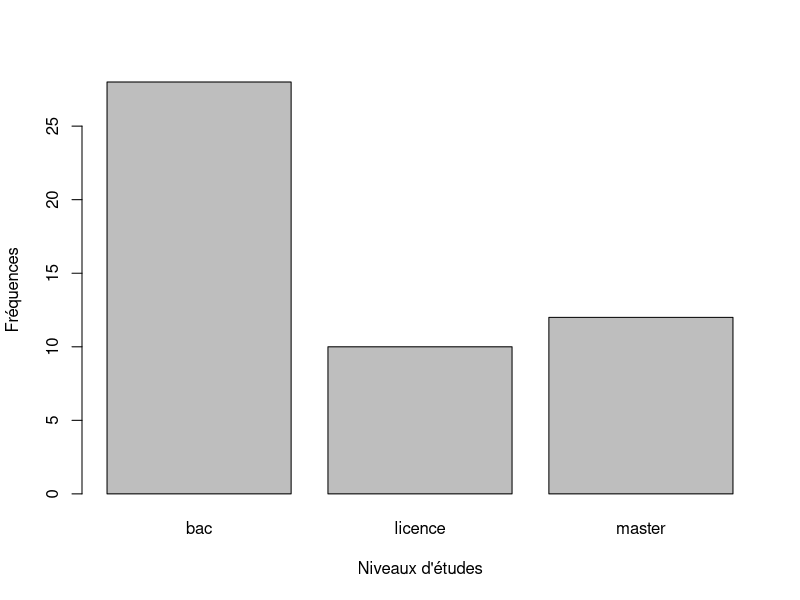
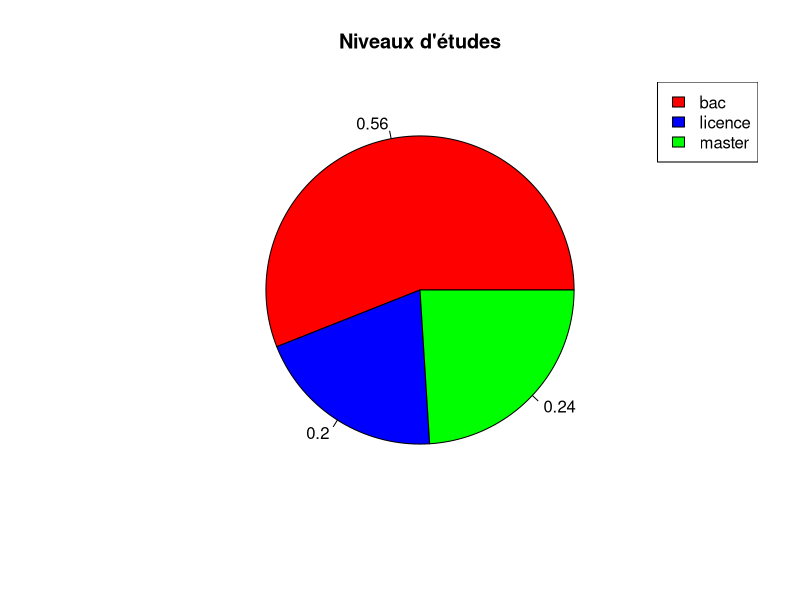
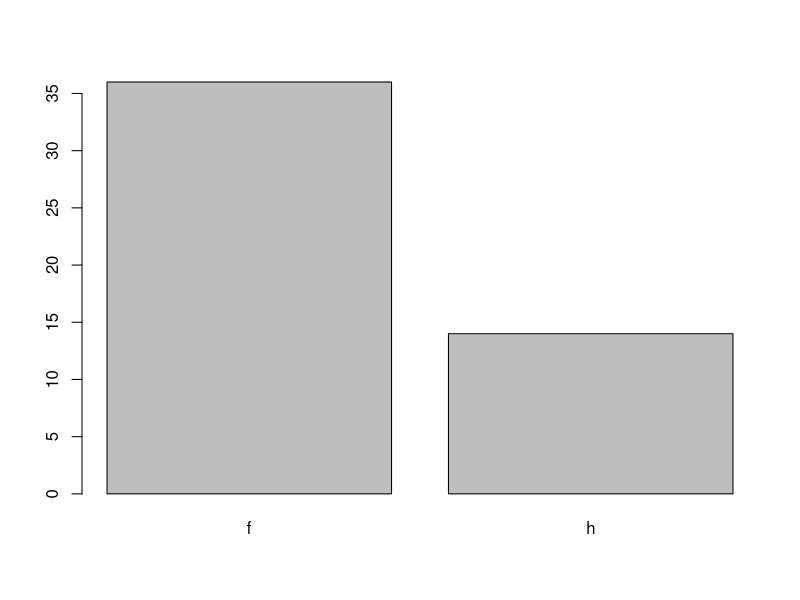
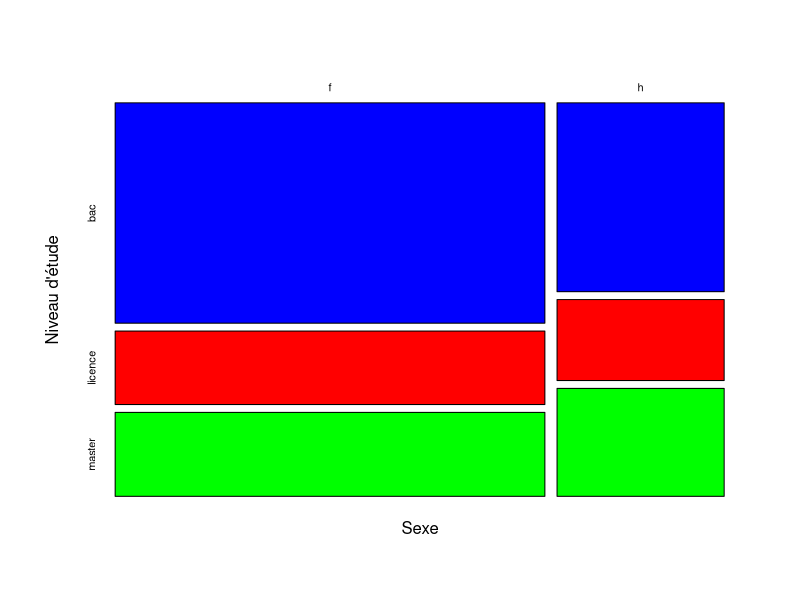
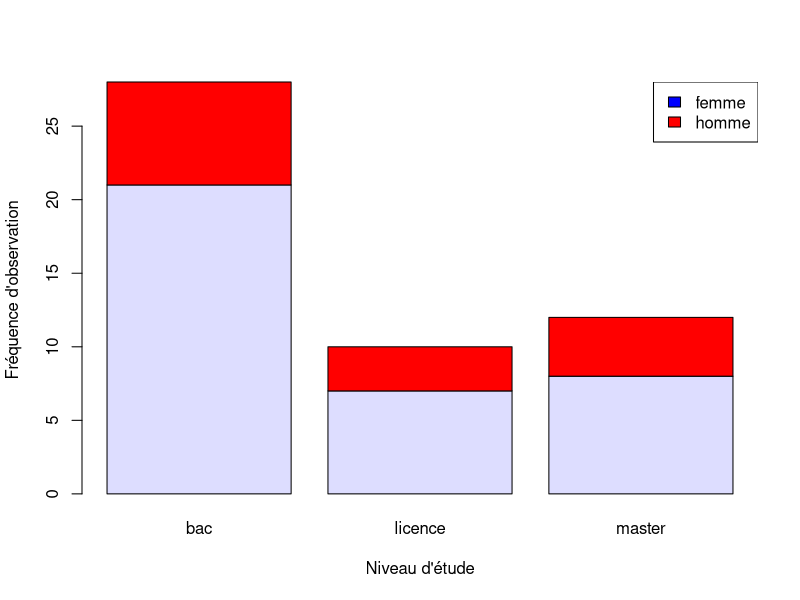
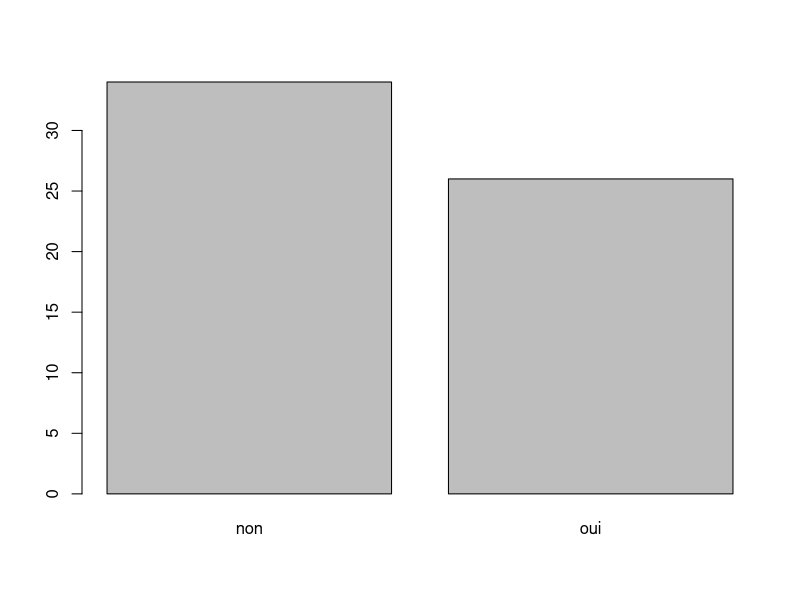
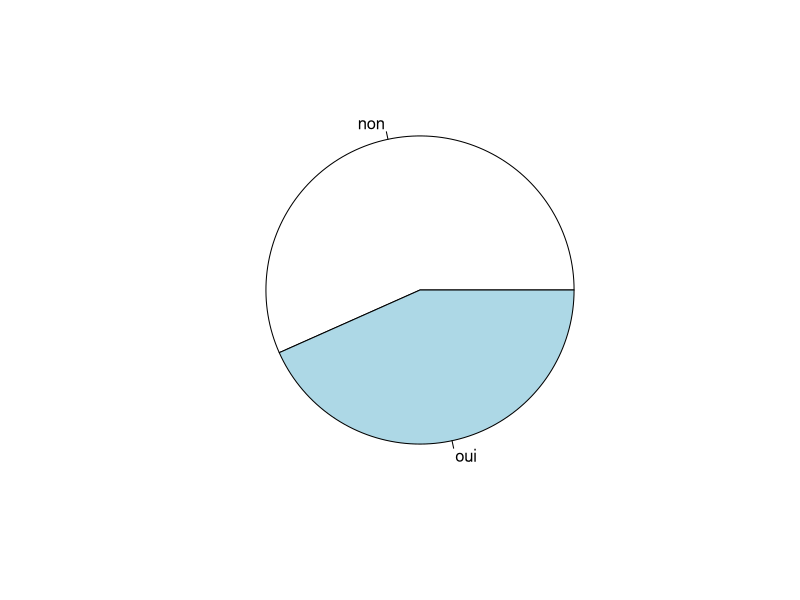
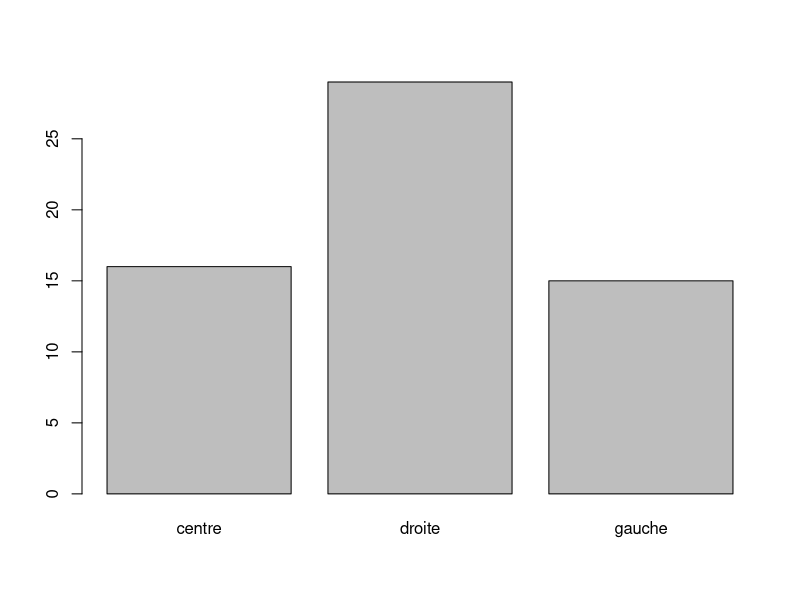

R code for these plots, in order:
## ---- chunk 1
knitr::opts_chunk$set(echo = TRUE, results = T)
rm(list = ls()) # efface tous les objets de l'environnement
## ---- chunk 2
# install.packages("prettyR")
library(prettyR)

DF <- readxl::read_xlsx("Xhi-deux.xlsx")
str(DF);head(DF);summary(DF)

# stat descriptive
EFFECTIF <- table(DF$etude)
addmargins(EFFECTIF) # effectifs bruts

EFFECTIF_PROP <- prop.table(EFFECTIF) 
addmargins(EFFECTIF_PROP) # effectifs en pourcentage

prettyR::describe(DF) # encore plus pratique !

# graphique à barres
graphics::barplot(EFFECTIF,                  # table d'effectifs
                  xlab = "Niveaux d'études", # nom axe x
                  ylab = "Fréquences")       # nom axe y

# graphique camembert
graphics::pie(EFFECTIF_PROP,                 # table d'effectifs
              labels = EFFECTIF_PROP,        # table d'effectifs
              main  = "Niveaux d'études",    # titre
              col = c("red","blue", "green"))# couleur des tranches
# rajoute une légende
legend("topright",                           # position
       legend=names(EFFECTIF),               # noms de légende
       fill = c("red","blue", "green"))      # couleurs de légende


# stat inférentielle
# la répartition observée diffère t-elle significativement de la répartition théorique ?
KHI = stats::chisq.test(EFFECTIF)
KHI$observed # fréquences observées
KHI$expected # fréquences théoriques
KHI # p valeur

# NB : attention à mettre en argument une TABLE d'effectif
# chisq.test(DF$etude) # avec un vecteur ça ne marche pas
## ---- chunk 3
# stat descriptive
(EFFECTIF <- table(DF$sexe))
prettyR::describe(DF$sexe)
barplot(EFFECTIF)
# stat inférentielle
# la répartition observée diffère t-elle significativement de la répartition théorique (50%-50%) ?
binom.test(EFFECTIF) # p valeur
## ---- chunk 4
DF <- readxl::read_xlsx("Xhi-deux.xlsx")

# stat descriptives
EFFECTIF <- table(DF$sexe, DF$etude)
addmargins(EFFECTIF)
EFFECTIF_PROP <- prop.table(EFFECTIF)
addmargins(EFFECTIF_PROP)

graphics::mosaicplot(EFFECTIF,
                     main = "",
                     xlab = "Sexe",
                     ylab = "Niveau d'étude",
                     col = c("blue", "red", "green"))
barplot(EFFECTIF,
        xlab = "Niveau d'étude",
        ylab = "Fréquence d'observation",
        col = c("#ddddff", "red"),
        border = "black"
        )
legend("topright", legend = c("femme", "homme"), fill = c("blue", "red"))

# stat inférentielle
# est ce que la répartition des niveaux d'études diffère EN FONCTION du sexe ?
# OU
# est ce que la répartition du sexe diffère EN FONCTION des niveaux d'études ?
# ces deux questions sont permutables dans le test du khi-deux

KHI <- chisq.test(EFFECTIF) 
# Warning : Chi-squared approximation may be incorrect
# ce message apparaît quand certains effectifs théoriques sont < 5. Ca n'est pas un problème car la fonction chisq.test applique une correction statistique quand c'est le cas.
KHI # p valeur
## ---- chunk 5
DF = readxl::read_xlsx("Xhi-deux_exo.xlsx")
head(DF) ; str(DF) ; summary(DF)
## ---- chunk 6
library(prettyR)
prettyR::describe(DF$aime_coriandre)
EFFECTIF = table(DF$aime_coriandre)
barplot(EFFECTIF);pie(EFFECTIF)
binom.test(EFFECTIF)
## ---- chunk 7
prettyR::describe(DF$opinion_politique)
EFFECTIF = table(DF$opinion_politique)
barplot(EFFECTIF);pie(EFFECTIF)
chisq.test(EFFECTIF)
## ---- chunk 8
(EFFECTIF = table(DF$opinion_politique,DF$aime_coriandre))
mosaicplot(EFFECTIF,col = c(2,4))
chisq.test(EFFECTIF)
